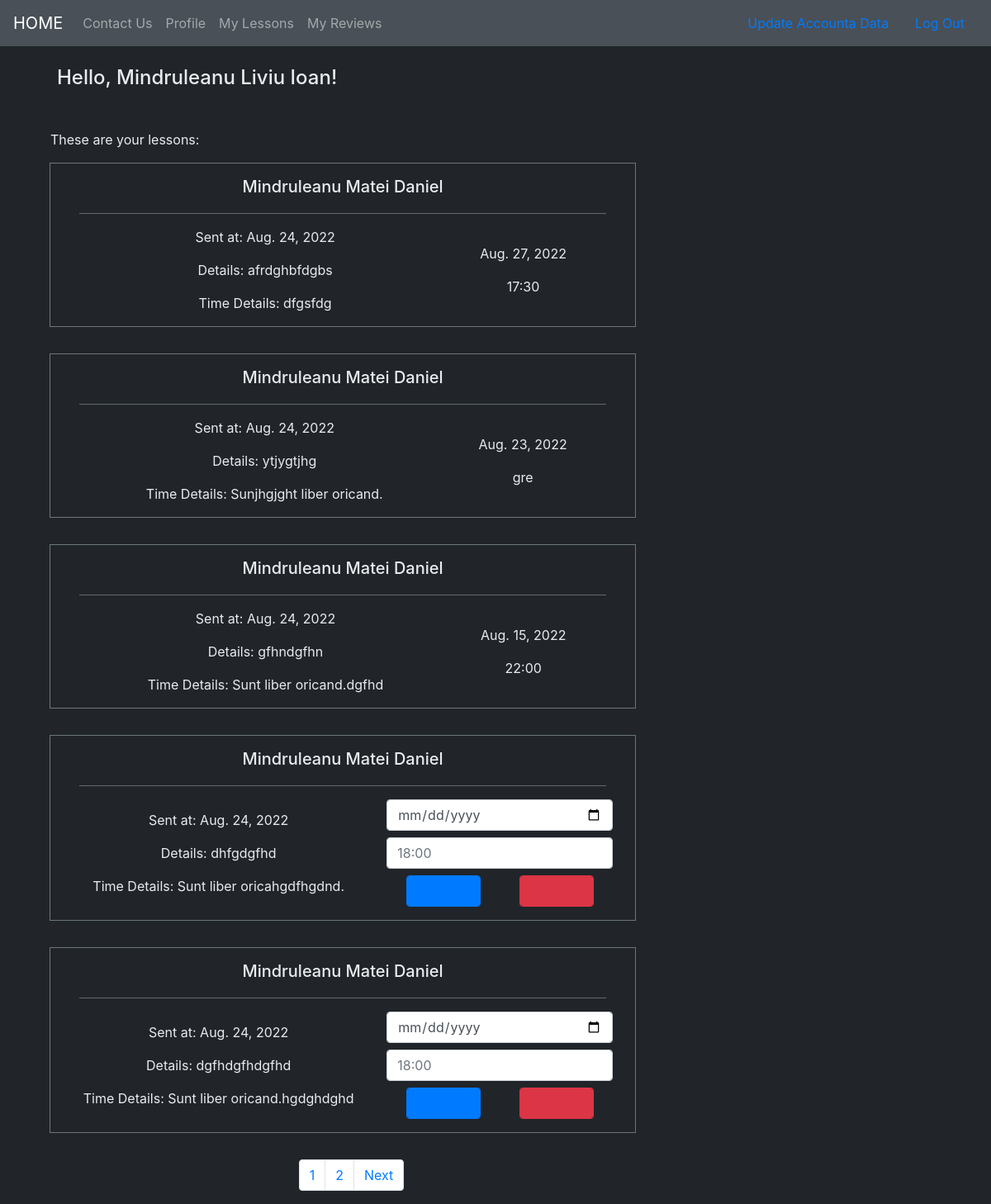
Before: /lessons/t/9/ (signed in) with the older database file.
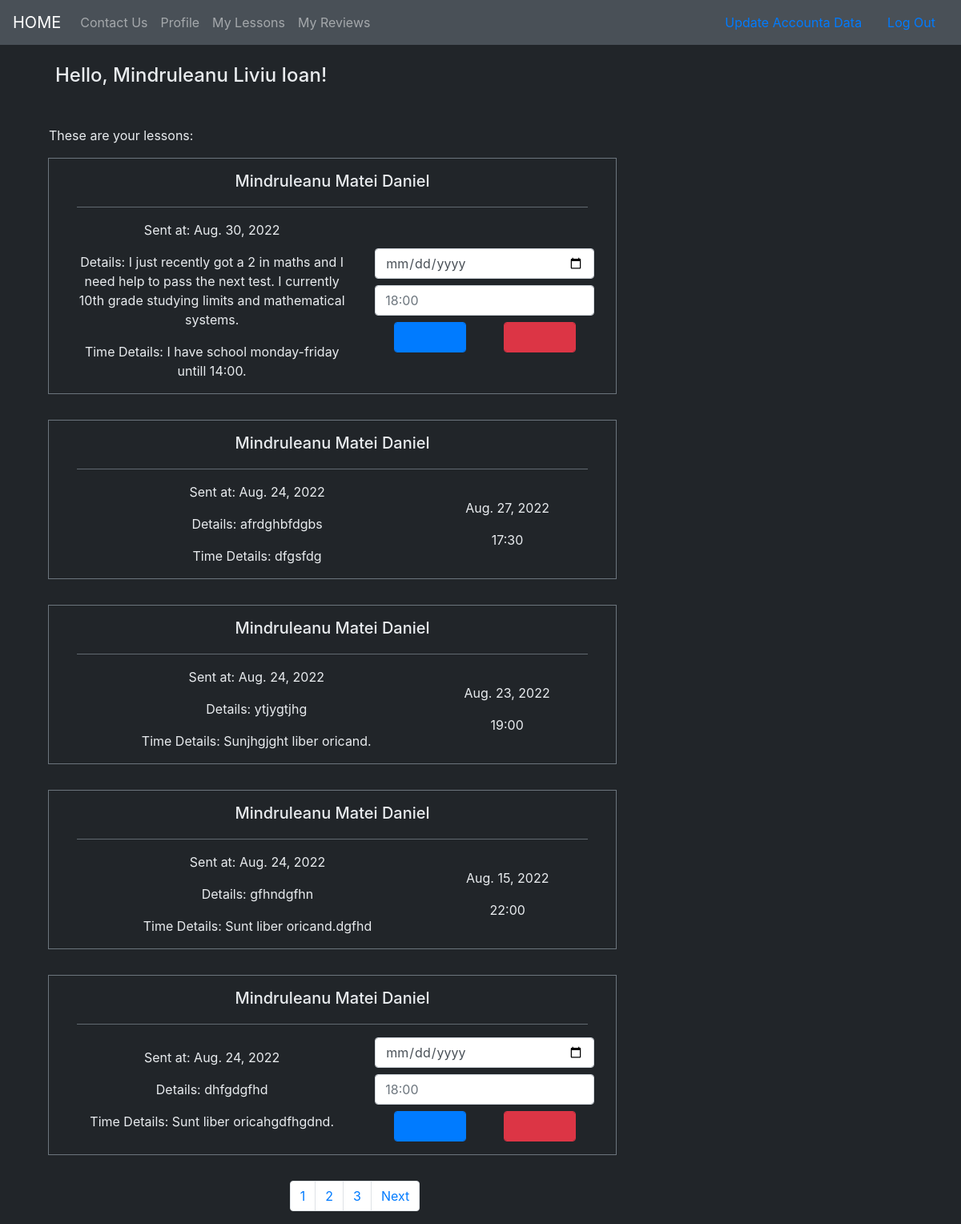
After: the same page with the newer database file.
### lessons/models.py (models this page shows, shortened)
class Lesson(models.Model):
    user = models.ForeignKey(User, on_delete=models.CASCADE)
    teacher = models.ForeignKey(Teacher, on_delete=models.CASCADE, null=True)
    sent_date = models.DateField(auto_now_add=True)
    accepted = models.BooleanField(default=False)
    planned_date = models.DateField(auto_now_add=False, null=True, blank=True)
    planned_time = models.CharField(max_length=164, null=True, blank=True)
    description = models.TextField()
    time_description = models.TextField(default="Sunt liber oricand.")
    class Meta:
        ordering = ["-sent_date"]

### accounts/models.py (models this page shows, shortened)
class User(AbstractUser):
    phone_number = models.CharField(max_length=10,blank=False, validators=[phone_number_validator], unique=True)
    email = models.EmailField(unique=True)
    is_student = models.BooleanField(default=False)
    is_teacher = models.BooleanField(default=False)

### lessons/views.py (the view, shortened to what this page needs)
# urls.py: path('t/<int:pk>/', views.TeacherLessons.as_view(), name='appending_lessons'),
@method_decorator([login_required, teacher_required], name='dispatch')
class TeacherLessons(generic.ListView):
    model = Lesson
    template_name = 'lessons/teacher_lessons_list.html'
    paginate_by = 5
    def get_queryset(self):
        queryset = super(TeacherLessons, self).get_queryset()
        queryset = queryset.filter(teacher=self.request.user.teacher)
        return queryset
    def get_context_data(self,**kwargs):
        context = super().get_context_data(**kwargs)
        context['teacher'] = self.request.user.teacher
        current_date  = datetime.datetime.now().date() + datetime.timedelta(days=2)
        context['current_date'] = str(current_date)
        return context

### lessons/templates/lessons/teacher_lessons_list.html (shortened to what this page needs)
{% extends "base.html" %}
{% block extra_css %}
    {% load static %}
    <link rel="stylesheet" type="text/css" href="{% static 'invicta/css/lessons_and_reviews.css' %}" >
{% endblock %}
{% block content %}
    <h4 class="list-title">Hello, {{user.first_name}} {{user.last_name}}!</h4>
    <p class="list-paragraph">These are your lessons:</p>
    <div class="col-md-8">
        {% for lesson in object_list  %}
            {% include "lessons/_teacher_lesson.html" %}
        {% endfor %}
        {% include "_pagination.html" %}
    </div>
{% endblock %}

### lessons/templates/lessons/_teacher_lesson.html (shortened to what this page needs)
{% load bootstrap_icons %}
<div class="lessons_list_div">
    <h3 class="lesson_title student-name-title">
        {{ lesson.user.first_name }} {{ lesson.user.last_name }}</p>
    </h3>
    <hr class="lesson_hr">
    <div class="lesson_info">
        <div class="student_lesson_left_side">
            <p>
                Sent at: {{ lesson.sent_date }}
            </p>
            <p>
                Details: {{ lesson.description }}
            </p>
            <p>
                Time Details: {{ lesson.time_description }}
            </p>
        </div>
        <div class="student_lesson_right_side">
            {% if lesson.accepted %}
                <p>
                    {{ lesson.planned_date }}
                </p>
                <p>
                    {{ lesson.planned_time }}
                </p>
            {% else %}
                <form method="POST" action="{% url 'lessons:appending_lessons' pk=teacher.pk %}">
                    <div class="form-group">
                        <input type="date" name="date" class="form-control mb-2"
                            placeholder="dd-mm-yyyy" value=""
                            min={{current_date}} max="2030-12-31">
                        <input type="text" name="time" class="form-control mb-2"
                            placeholder="18:00" value="">
                        <div class="form-answers">
                            <button class="btn-primary form-control" type="submit">
                            </button>
                            <a class="btn btn-danger form-control" href="{% url 'lessons:delete_lesson' pk=lesson.pk %}">
                            </a>
                        </div>
                    </div>
                </form>
            {% endif %}
        </div>
    </div>
</div>

Changed rows visible on the page:
no longer on this page (row unchanged): Lesson: user.first_name "Mindruleanu", user.last_name "Matei Daniel", sent_date "Aug. 24, 2022", description "dgfhdgfhdgfhd", time_description "Sunt liber oricand.hgdghdghd"
added Lesson: user.first_name "Mindruleanu", user.last_name "Matei Daniel", sent_date "Aug. 30, 2022", description "I just recently got a 2 in maths and I need help to pass the next test. I currently 10th grade studying limits and mathematical systems.", time_description "I have school monday-friday untill 14:00."
changed Lesson "ytjygtjhg": planned_time "gre" → "19:00"
Other visible differences:
new list line: "3"
